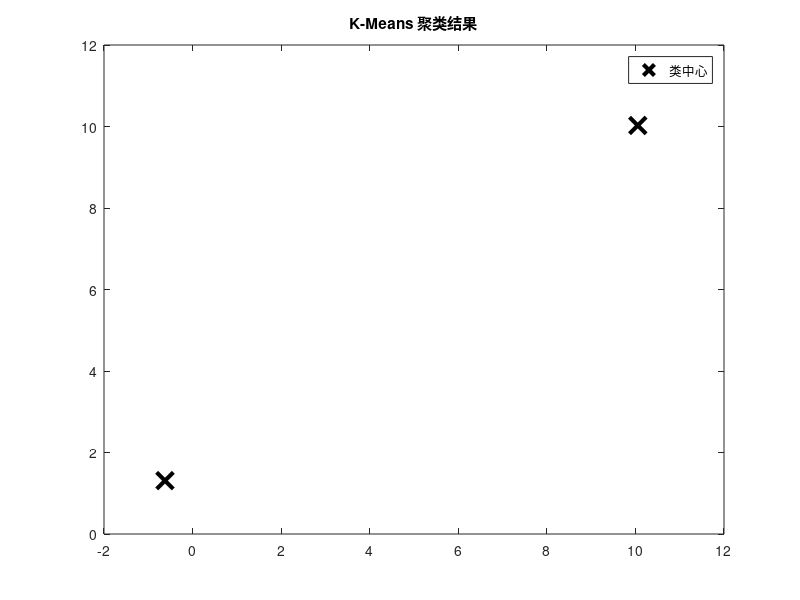

Write the MATLAB code that produced this figure.
data = [randn(2, 5), randn(2, 3) + ones(2, 3) * 10]
plot(data(1, :), data(2, :), 'bo')

[idx, centroids] = kmeans(data', 2);

plot(data(1, idx == 1), data(2, idx == 1), 'ro', 'DisplayName', '类1');
plot(data(1, idx == 2), data(2, idx == 2), 'go', 'DisplayName', '类2');


plot(centroids(:, 1), centroids(:, 2), 'kx', 'MarkerSize', 12, 'LineWidth', 3, 'DisplayName', '类中心');

legend('show');
title('K-Means 聚类结果');
hold off;
